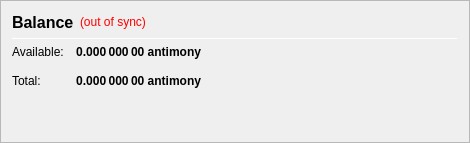
                   <widget class="QFrame" name="frame_CombinedBalances">
                    <property name="minimumSize">
                     <size>
                      <width>470</width>
                      <height>0</height>
                     </size>
                    </property>
                    <property name="frameShape">
                     <enum>QFrame::StyledPanel</enum>
                    </property>
                    <property name="frameShadow">
                     <enum>QFrame::Raised</enum>
                    </property>
                    <layout class="QVBoxLayout" name="verticalLayout_5">
                     <item>
                      <layout class="QHBoxLayout" name="horizontalLayout_5" stretch="0,0,0">
                       <item>
                        <widget class="QLabel" name="label_5z">
                         <property name="minimumSize">
                          <size>
                           <width>0</width>
                           <height>20</height>
                          </size>
                         </property>
                         <property name="font">
                          <font>
                           <pointsize>12</pointsize>
                           <weight>75</weight>
                           <bold>true</bold>
                          </font>
                         </property>
                         <property name="toolTip">
                          <string>Balance (including unconfirmed and immature coins)</string> <!--Combined-->
                         </property>
                         <property name="text">
                          <string>Balance</string> <!--Combined-->
                         </property>
                        </widget>
                       </item>
                       <item>
                        <widget class="QLabel" name="labelWalletStatus">
                         <property name="cursor">
                          <cursorShape>WhatsThisCursor</cursorShape>
                         </property>
                         <property name="toolTip">
                          <string>The displayed information may be out of date. Your wallet automatically synchronizes with the antimony network after a connection is established, but this process has not completed yet.</string>
                         </property>
                         <property name="styleSheet">
                          <string notr="true">QLabel { color: red; }</string>
                         </property>
                         <property name="text">
                          <string notr="true">(out of sync)</string>
                         </property>
                         <property name="alignment">
                          <set>Qt::AlignLeading|Qt::AlignLeft|Qt::AlignVCenter</set>
                         </property>
                        </widget>
                       </item>
                       <item>
                        <spacer name="horizontalSpacer_1">
                         <property name="orientation">
                          <enum>Qt::Horizontal</enum>
                         </property>
                         <property name="sizeHint" stdset="0">
                          <size>
                           <width>40</width>
                           <height>20</height>
                          </size>
                         </property>
                        </spacer>
                       </item>
                      </layout>
                     </item>
                     <item>
                      <widget class="Line" name="line_CombinedBalance">
                       <property name="minimumSize">
                        <size>
                         <width>0</width>
                         <height>1</height>
                        </size>
                       </property>
                       <property name="maximumSize">
                        <size>
                         <width>16777215</width>
                         <height>1</height>
                        </size>
                       </property>
                       <property name="orientation">
                        <enum>Qt::Horizontal</enum>
                       </property>
                      </widget>
                     </item>
                     <item>
                      <layout class="QGridLayout" name="gridLayout_3">
                       <property name="spacing">
                        <number>12</number>
                       </property>
                       <item row="1" column="0">
                        <widget class="QLabel" name="labelBalanceTextz">
                         <property name="text">
                          <string>Available:</string>
                         </property>
                        </widget>
                       </item>
                       <item row="1" column="1">
                        <widget class="QLabel" name="labelBalancez">
                         <property name="font">
                          <font>
                           <weight>75</weight>
                           <bold>true</bold>
                          </font>
                         </property>
                         <property name="cursor">
                          <cursorShape>IBeamCursor</cursorShape>
                         </property>
                         <property name="toolTip">
                          <string>Your current spendable balance</string>
                         </property>
                         <property name="text">
                          <string notr="true">0.000 000 00 antimony</string>
                         </property>
                         <property name="alignment">
                          <set>Qt::AlignRight|Qt::AlignTrailing|Qt::AlignVCenter</set>
                         </property>
                         <property name="textInteractionFlags">
                          <set>Qt::LinksAccessibleByMouse|Qt::TextSelectableByKeyboard|Qt::TextSelectableByMouse</set>
                         </property>
                        </widget>
                       </item>
                       <item row="2" column="0">
                        <widget class="QLabel" name="labelTotalTextz">
                         <property name="text">
                          <string>Total:</string>
                         </property>
                        </widget>
                       </item>
                       <item row="2" column="1">
                        <widget class="QLabel" name="labelTotalz">
                         <property name="font">
                          <font>
                           <weight>75</weight>
                           <bold>true</bold>
                          </font>
                         </property>
                         <property name="cursor">
                          <cursorShape>IBeamCursor</cursorShape>
                         </property>
                         <property name="toolTip">
                          <string>Total Balance, including all unavailable coins.</string>
                         </property>
                         <property name="text">
                          <string notr="true">0.000 000 00 antimony</string>
                         </property>
                         <property name="alignment">
                          <set>Qt::AlignRight|Qt::AlignTrailing|Qt::AlignVCenter</set>
                         </property>
                         <property name="textInteractionFlags">
                          <set>Qt::LinksAccessibleByMouse|Qt::TextSelectableByKeyboard|Qt::TextSelectableByMouse</set>
                         </property>
                        </widget>
                       </item>
                       <item row="2" column="3">
                        <spacer name="horizontalSpacer_2">
                         <property name="orientation">
                          <enum>Qt::Horizontal</enum>
                         </property>
                         <property name="sizeHint" stdset="0">
                          <size>
                           <width>40</width>
                           <height>20</height>
                          </size>
                         </property>
                        </spacer>
                       </item>
                      </layout>
                     </item>
                     <item>
                      <spacer name="verticalSpacer_1">
                       <property name="orientation">
                        <enum>Qt::Vertical</enum>
                       </property>
                       <property name="sizeHint" stdset="0">
                        <size>
                         <width>20</width>
                         <height>40</height>
                        </size>
                       </property>
                      </spacer>
                     </item>
                    </layout>
                   </widget>
